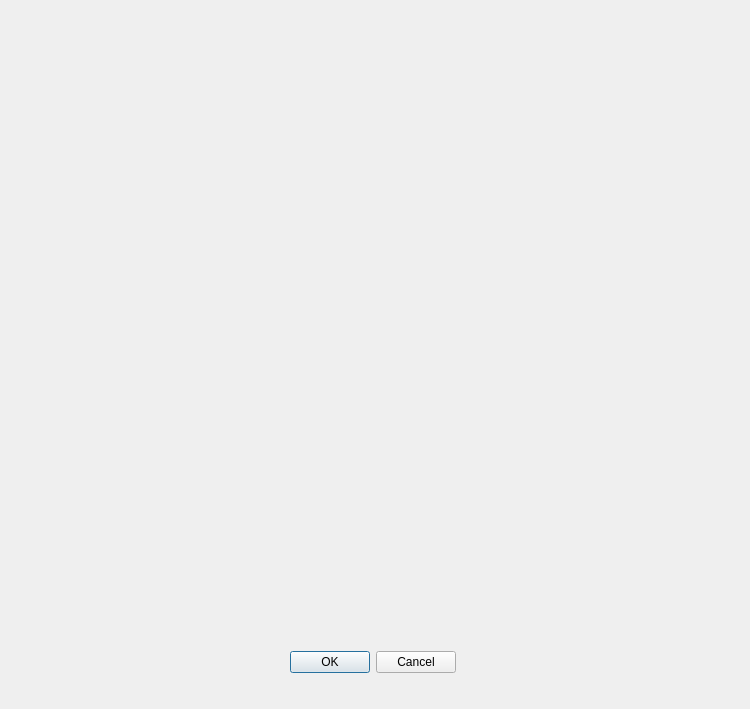
<?xml version="1.0" encoding="UTF-8"?>
<ui version="4.0">
 <class>Canvas</class>
 <widget class="QDialog" name="Canvas">
  <property name="geometry">
   <rect>
    <x>0</x>
    <y>0</y>
    <width>750</width>
    <height>709</height>
   </rect>
  </property>
  <property name="windowTitle">
   <string>Draw the game board</string>
  </property>
  <widget class="QWidget" name="BoardWidget" native="true">
   <property name="geometry">
    <rect>
     <x>70</x>
     <y>20</y>
     <width>600</width>
     <height>600</height>
    </rect>
   </property>
  </widget>
  <widget class="QDialogButtonBox" name="ConfirmDrawingButtonBox">
   <property name="geometry">
    <rect>
     <x>290</x>
     <y>650</y>
     <width>166</width>
     <height>24</height>
    </rect>
   </property>
   <property name="standardButtons">
    <set>QDialogButtonBox::Cancel|QDialogButtonBox::Ok</set>
   </property>
  </widget>
 </widget>
 <resources/>
 <connections/>
</ui>
